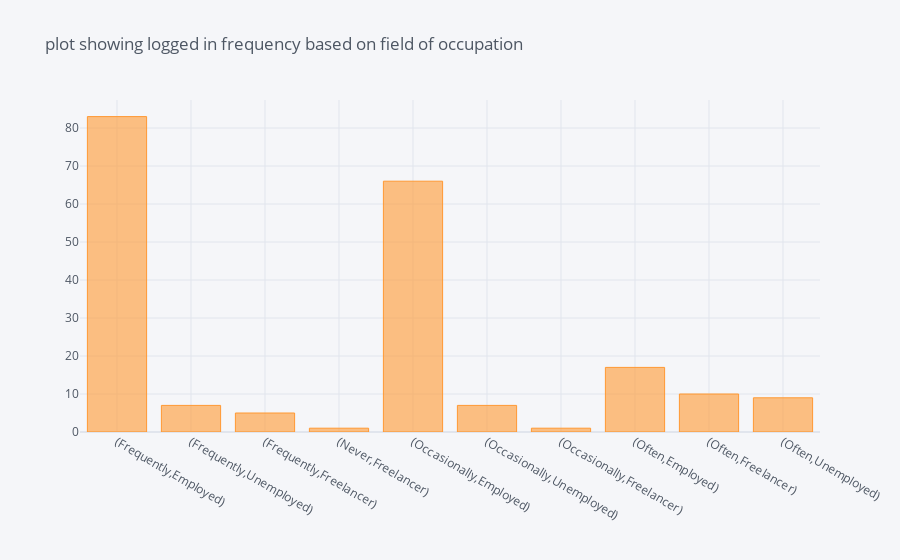

The code cell stored with this chart in its notebook:
### Code cell
plot4 = data_set['Field of Occupation'].groupby(data_set['Logged in Frequency']).value_counts()
plot4.iplot(kind='bar', title='plot showing logged in frequency based on field of occupation')

### Figure 1 — Plotly figure (JSON) as saved in the notebook; plotly's stock layout.template omitted (floating-point values rounded to 4 significant figures)
{"data": [{"marker": {"color": "rgba(255, 153, 51, 0.6)", "line": {"color": "rgba(255, 153, 51, 1.0)", "width": 1}}, "name": "Field of Occupation", "orientation": "v", "text": "", "type": "bar", "x": ["(Frequently,Employed)", "(Frequently,Unemployed)", "(Frequently,Freelancer)", "(Never,Freelancer)", "(Occasionally,Employed)", "(Occasionally,Unemployed)", "(Occasionally,Freelancer)", "(Often,Employed)", "(Often,Freelancer)", "(Often,Unemployed)"], "y": [83, 7, 5, 1, 66, 7, 1, 17, 10, 9]}], "layout": {"legend": {"bgcolor": "#F5F6F9", "font": {"color": "#4D5663"}}, "paper_bgcolor": "#F5F6F9", "plot_bgcolor": "#F5F6F9", "title": {"font": {"color": "#4D5663"}, "text": "plot showing logged in frequency based on field of occupation"}, "xaxis": {"gridcolor": "#E1E5ED", "showgrid": true, "tickfont": {"color": "#4D5663"}, "title": {"font": {"color": "#4D5663"}, "text": ""}, "zerolinecolor": "#E1E5ED"}, "yaxis": {"gridcolor": "#E1E5ED", "showgrid": true, "tickfont": {"color": "#4D5663"}, "title": {"font": {"color": "#4D5663"}, "text": ""}, "zerolinecolor": "#E1E5ED"}}}
